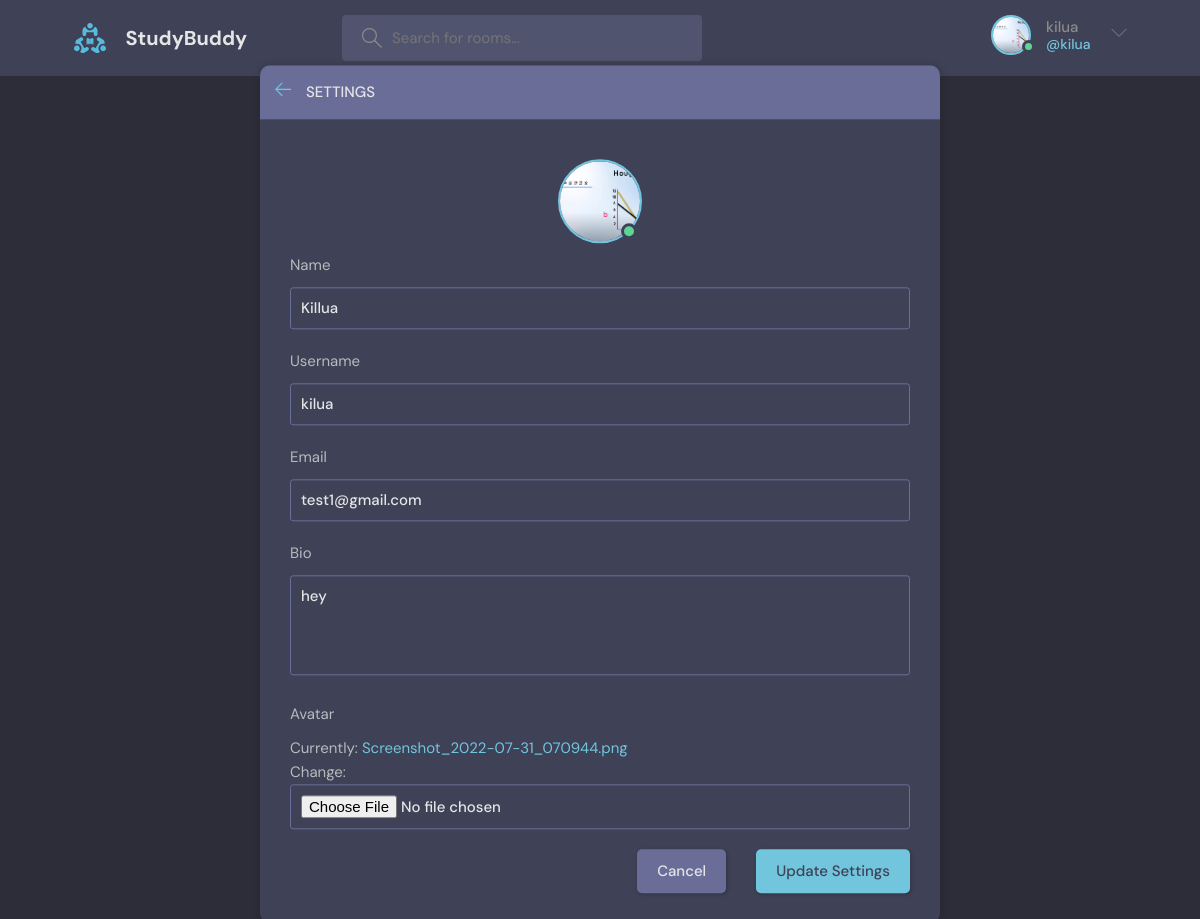
The app's page /user_setting/ (signed in) with its own data.
### base/models.py (models this page shows)
class User(AbstractUser):
    name = models.CharField(max_length=200, null = True)
    email = models.EmailField(unique=True, null=True)
    bio = models.TextField(null=True)
    avatar = models.ImageField(null= True, default = 'avatar.svg')
    USERNAME_FIELD = 'email'
    REQUIRED_FIELDS = []

### base/views.py (the view)
# urls.py: path('user_setting/', views.usersetting, name= 'user_setting'),
@login_required(login_url='login_page')
def usersetting(request):
    user = request.user
    form = UserForm(instance=user)
    if request.method == 'POST':
        form = UserForm(request.POST,request.FILES,instance=user)
        if form.is_valid():
            form.save()
            return redirect('user_profile', pk = user.id)
    context = {'form':form}
    return render(request,'base/settings.html', context)

### base/forms.py
class UserForm(ModelForm):
    class Meta:
        model = User
        fields = ['name','username','email', 'bio', 'avatar']

### base/templates/base/settings.html (shortened to what this page needs)
{% extends 'main.html' %}
{% block content %}
<main class="create-room layout">
  <div class="container">
    <div class="layout__box">
      <div class="layout__boxHeader">
        <div class="layout__boxTitle">
          <a href="{{request.META.HTTP_REFERER}}">
            <svg version="1.1" xmlns="http://www.w3.org/2000/svg" width="32" height="32" viewBox="0 0 32 32">
              <title>arrow-left</title>
              <path
                d="M13.723 2.286l-13.723 13.714 13.719 13.714 1.616-1.611-10.96-10.96h27.625v-2.286h-27.625l10.965-10.965-1.616-1.607z">
              </path>
            </svg>
          </a>
          <h3>Settings</h3>
        </div>
      </div>
      <div class="settings layout__body">
        <div class="settings__avatar">
          <div class="avatar avatar--large active">
            <img src="{{request.user.avatar.url}}" id="preview-avatar" />
          </div>
        </div>
        <form class="form" action="" method="POST" enctype="multipart/form-data">
          {% for field in form %}
          <div class="form__group">
            <label for="{{field.label}}">{{field.label}}</label>
            {{field}}
          </div>
          {% endfor%}
          <div class="form__action">
            <a class="btn btn--dark" href="">Cancel</a>
            <button class="btn btn--main" type="submit">Update Settings</button>
          </div>
        </form>
      </div>
    </div>
  </div>
</main>
{% endblock %}

### templates/navbar.html (shortened to what this page needs)
{% load static %}
<header class="header header--loggedIn">
    <div class="container">
      <a href="{% url 'home' %}" class="header__logo">
        <img src="{% static 'image/logo.svg' %}" />
        <h1>StudyBuddy</h1>
      </a>
      <form class="header__search" method="GET" action="{% url 'home' %}">
        <label>
          <input type = 'text' name = 'q' placeholder="Search for rooms..." />
        </label>
      </form>
      <nav class="header__menu">
        <div class="header__user">
        {% if request.user.is_authenticated %}
          <a href="{% url 'user_profile' request.user.id %}">
            <div class="avatar avatar--medium active">
              <img src="{{request.user.avatar.url}}" />
            </div>
            <p>{{request.user.username}}<span>@{{request.user.username}}</span></p>
          </a>
          <button class="dropdown-button">
            <svg version="1.1" xmlns="http://www.w3.org/2000/svg" width="32" height="32" viewBox="0 0 32 32">
              <title>chevron-down</title>
              <path d="M16 21l-13-13h-3l16 16 16-16h-3l-13 13z"></path>
            </svg>
          </button>
        </div>
        {% else %}
        <a href="{% url 'login_page' %}">
            <img src="{% static 'image/avatar.svg' %}" />
            <p>Login</p>
        </a>
        {% endif %}
      </nav>
    </div>
  </header>

### records on screen
User: user.avatar (picture), user.username "kilua", form "Killua" "kilua" "test1@gmail.com" "hey"

### other values on screen
{{ field.label }} "Name" "Username" "Email" "Bio" "Avatar"
